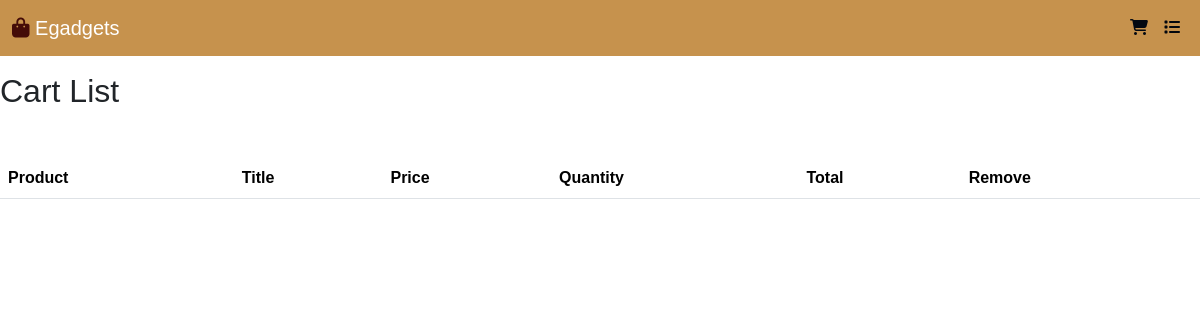
Before: /customer/cartlist with the older database file.
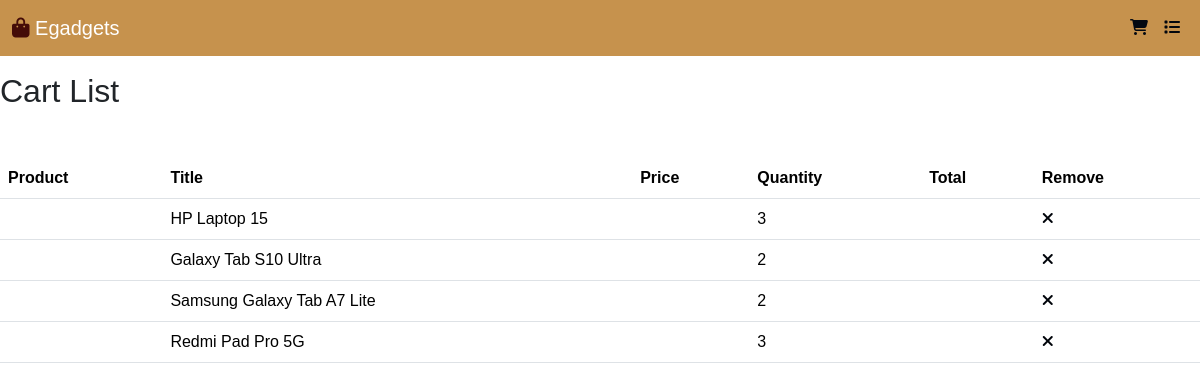
After: the same page with the newer database file.
### accounts/models.py (models this page shows)
class Cart(models.Model):
    product=models.ForeignKey(Products,on_delete=models.CASCADE)
    user=models.ForeignKey(User,on_delete=models.CASCADE)
    datatime=models.DateTimeField(auto_now_add=True)
    quantity=models.IntegerField(default=1)

class Products(models.Model):
    title=models.CharField(max_length=100)
    description=models.CharField(max_length=500)
    price=models.IntegerField()
    image=models.ImageField(upload_to='product_images')
    options=(
        ('SmartPhone','SmartPhone'),
        ('Tablet','Tablet'),
        ('SmartWatch','SmartWatch'),
        ('LapTop','Laptop'),
    )
    category=models.CharField(max_length=100,choices=options)
    def __str__(self) -> str:
        return self.title

### customer/views.py (the view)
# urls.py: path('cartlist',CartListView.as_view(),name='cartlist')
class CartListView(ListView):
    template_name='cartlist.html'
    queryset=Cart.objects.all()
    context_object_name='carts'

### customer/templates/cartlist.html
{% extends 'navbar.html' %}
{% block nav %}
<h2 class="mt-3">Cart List</h2>
<table class="table mt-5">
    <thead>
      <tr>
        <th>Product</th>
        <th>Title</th>
        <th>Price</th>
        <th>Quantity</th>
        <th>Total</th>
        <th>Remove</th>
      </tr>
    </thead>
    <tbody>
    {% for i in carts %}
      <tr>
        <td></td>
        <td>{{i.product}}</td>
        <td></td>
        <td>{{i.quantity}}</td>
        <td></td>
        <td>
           <a href=""><i class="fa-solid fa-xmark" style="color: #00040a;"></i></a>
        </td>
      </tr>
      {% endfor %}
    </tbody>
</table>
{% endblock nav %}

Changed rows visible on the page:
added Cart: product "HP Laptop 15", quantity "3"
added Cart: product "Galaxy Tab S10 Ultra", quantity "2"
added Cart: product "Samsung Galaxy Tab A7 Lite", quantity "2"
added Cart: product "Redmi Pad Pro 5G", quantity "3"
